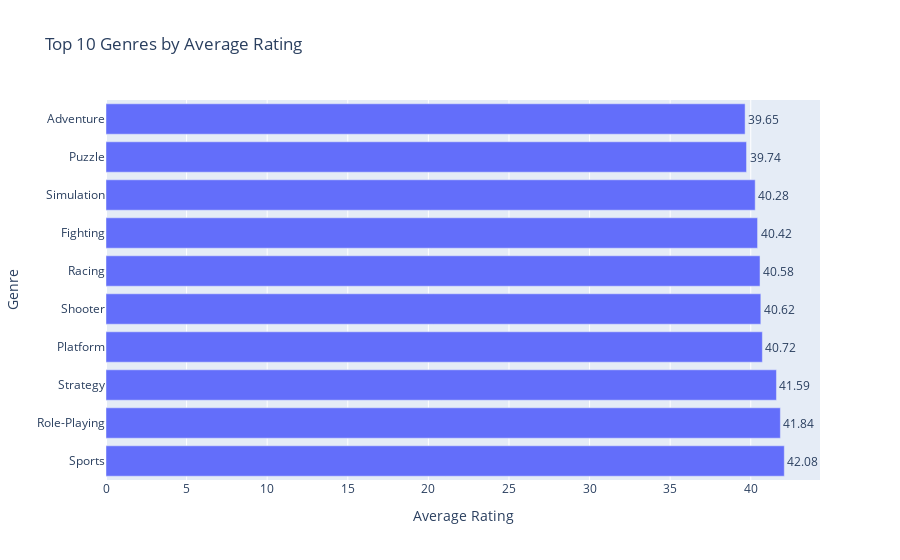

Notebook source saved alongside this figure:
### Code cell
# Create a horizontal bar chart for top 10 genres by average rating
fig = px.bar(top_10_genres, x='average_rating', y='genre', orientation='h', 
             title='Top 10 Genres by Average Rating',
             labels={'average_rating': 'Average Rating', 'genre': 'Genre'},
             text='average_rating')

fig.update_traces(texttemplate='%{text:.2f}', textposition='outside')
fig.show()

### Figure 1 — Plotly figure (JSON) as saved in the notebook; plotly's stock layout.template omitted (floating-point values rounded to 4 significant figures)
{"data": [{"alignmentgroup": "True", "hovertemplate": "Average Rating=%{text}<br>Genre=%{y}<extra></extra>", "legendgroup": "", "marker": {"color": "#636efa", "pattern": {"shape": ""}}, "name": "", "offsetgroup": "", "orientation": "h", "showlegend": false, "text": [42.08, 41.84, 41.59, 40.72, 40.62, 40.58, 40.42, 40.28, 39.74, 39.65], "textposition": "outside", "texttemplate": "%{text:.2f}", "type": "bar", "x": [42.08, 41.84, 41.59, 40.72, 40.62, 40.58, 40.42, 40.28, 39.74, 39.65], "xaxis": "x", "y": ["Sports", "Role-Playing", "Strategy", "Platform", "Shooter", "Racing", "Fighting", "Simulation", "Puzzle", "Adventure"], "yaxis": "y"}], "layout": {"autosize": true, "barmode": "relative", "legend": {"tracegroupgap": 0}, "title": {"text": "Top 10 Genres by Average Rating"}, "xaxis": {"anchor": "y", "autorange": true, "domain": [0, 1], "range": [0, 44.3], "title": {"text": "Average Rating"}, "type": "linear"}, "yaxis": {"anchor": "x", "autorange": true, "domain": [0, 1], "range": [-0.5, 9.5], "title": {"text": "Genre"}, "type": "category"}}}
